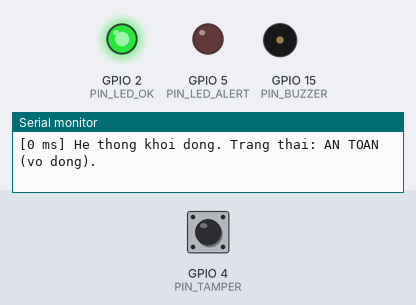
Recording of a sketch running on a simulated ESP32. On the bench: output pins drawn as LEDs (lit = HIGH), buzzer (waves = sounding, pin HIGH), the last lines printed to the serial monitor. The inputs (shaded band) are chosen by the test bench; at power-on: GPIO 4 (PIN_TAMPER) HIGH.

Above: at 1.2 s.
1.3 s: GPIO 4 (PIN_TAMPER) pulled LOW for 0.15 s
At 2.6 s:
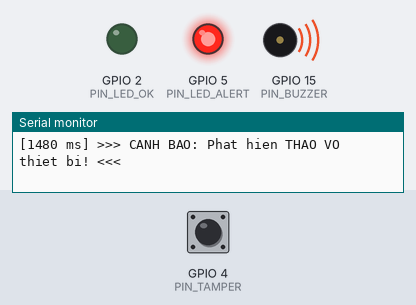
2.9 s: GPIO 4 (PIN_TAMPER) pulled LOW for 3.2 s
At 3.2 s:
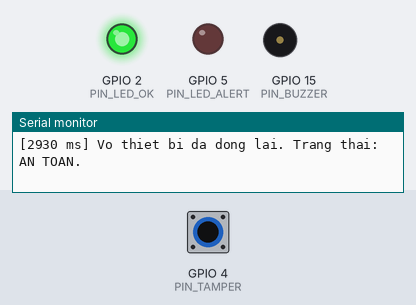
Timing chart, 0 to 7.6 s (numbered marks = the images above; inputs shaded):
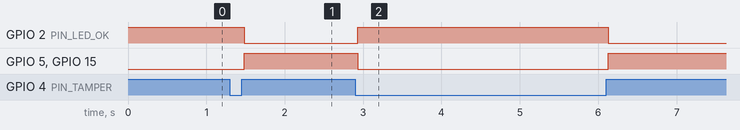

The sketch:

code_demo.ino
```cpp
const int PIN_TAMPER = 4;
const int PIN_LED_OK = 2;
const int PIN_LED_ALERT = 5;
const int PIN_BUZZER = 15;

int lastState = HIGH; // HIGH = vo dong (an toan) vi dung INPUT_PULLUP

void logEvent(String msg) {
  Serial.print("[");
  Serial.print(millis());
  Serial.print(" ms] ");
  Serial.println(msg);
}

void setup() {
  Serial.begin(115200);
  pinMode(PIN_TAMPER, INPUT_PULLUP);
  pinMode(PIN_LED_OK, OUTPUT);
  pinMode(PIN_LED_ALERT, OUTPUT);
  pinMode(PIN_BUZZER, OUTPUT);

  digitalWrite(PIN_LED_OK, HIGH);   // Mac dinh: vo dong, an toan
  digitalWrite(PIN_LED_ALERT, LOW);
  digitalWrite(PIN_BUZZER, LOW);

  logEvent("He thong khoi dong. Trang thai: AN TOAN (vo dong).");
}

void loop() {
  int state = digitalRead(PIN_TAMPER);

  if (state != lastState) {
    delay(30); // khu nhieu tiep diem

    if (state == HIGH) {
      // Mach ho = vo bi mo
      digitalWrite(PIN_LED_OK, LOW);
      digitalWrite(PIN_LED_ALERT, HIGH);
      digitalWrite(PIN_BUZZER, HIGH);
      logEvent(">>> CANH BAO: Phat hien THAO VO thiet bi! <<<");
    } else {
      // Mach kin = vo da dong lai
      digitalWrite(PIN_LED_OK, HIGH);
      digitalWrite(PIN_LED_ALERT, LOW);
      digitalWrite(PIN_BUZZER, LOW);
      logEvent("Vo thiet bi da dong lai. Trang thai: AN TOAN.");
    }
    lastState = state;
  }
}
```

Measured:
- after the input at 1.3 s, GPIO 2 (PIN_LED_OK): HIGH → LOW after 0.18 s; GPIO 5 (PIN_LED_ALERT), GPIO 15 (PIN_BUZZER): LOW → HIGH after 0.18 s
- after the input at 2.9 s, GPIO 2 (PIN_LED_OK): LOW → HIGH at once, → LOW 3.2 s later; GPIO 5 (PIN_LED_ALERT), GPIO 15 (PIN_BUZZER): HIGH → LOW at once, → HIGH 3.2 s later
